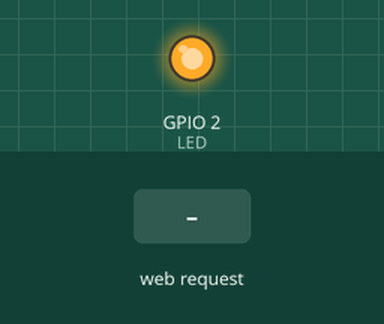
Recording of a sketch running on a simulated ESP8266 (NodeMCU). Shown: output pins drawn as LEDs (lit = HIGH). Inputs (shaded band) come from the test bench. WiFi joins after 1.5 s; servers stay silent unless stated; what the sketch prints to the serial monitor is not drawn.

Above: at 2.7 s.
2.8 s: HTTP request GET /ledOn received
At 3.8 s:
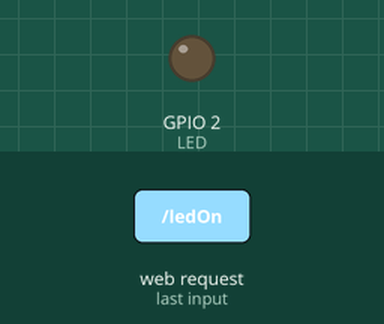
5.8 s: HTTP request GET /ledOff received
At 6.1 s:
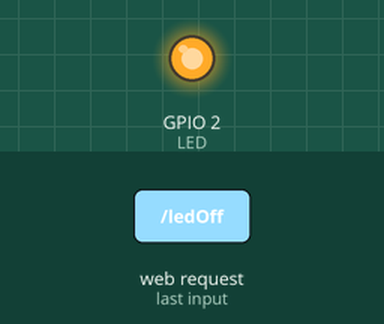
Timing chart, 0 to 8.8 s (numbered marks = the images above; inputs shaded):
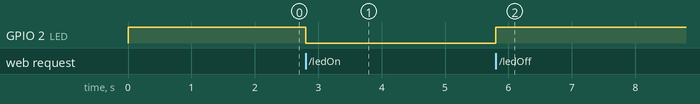

Measured:
- after the input at 2.8 s, GPIO 2 (LED): HIGH → LOW at once
- after the input at 5.8 s, GPIO 2 (LED): LOW → HIGH at once

The sketch:

WifiStaticIP.ino
```cpp
/*
 * ESP8266 NodeMCU LED Control over WiFi Demo
 * Using Static IP Address for ESP8266
 * https://circuits4you.com
 */
#include <ESP8266WiFi.h>
#include <WiFiClient.h>

//ESP Web Server Library to host a web page
#include <ESP8266WebServer.h>

//---------------------------------------------------------------
//Our HTML webpage contents in program memory
const char MAIN_page[] PROGMEM = R"=====(
  <!DOCTYPE html>
  <html>
  <body>
  <center>
  <h1>WiFi LED on off demo: 1</h1><br>
  Ciclk to turn <a href="ledOn">LED ON</a><br>
  Ciclk to turn <a href="ledOff">LED OFF</a><br>
  <hr>
  <a href="https://circuits4you.com">circuits4you.com</a>
  </center>

  </body>
  </html>
)=====";
//---------------------------------------------------------------


//Static IP address configuration
IPAddress staticIP(192, 168, 43, 90); //ESP static ip
IPAddress gateway(192, 168, 43, 1);   //IP Address of your WiFi Router (Gateway)
IPAddress subnet(255, 255, 255, 0);  //Subnet mask
IPAddress dns(8, 8, 8, 8);  //DNS


const char* deviceName = "circuits4you.com";

//On board LED Connected to GPIO2
#define LED 2

//SSID and Password of your WiFi router
const char* ssid = "yourWiFissid";
const char* password = "yourWiFipassword";

//Declare a global object variable from the ESP8266WebServer class.
ESP8266WebServer server(80); //Server on port 80

//===============================================================
// This routine is executed when you open its IP in browser
//===============================================================
void handleRoot() {
 Serial.println("You called root page");
 String s = MAIN_page; //Read HTML contents
 server.send(200, "text/html", s); //Send web page
}

void handleLEDon() {
 Serial.println("LED on page");
 digitalWrite(LED,LOW); //LED is connected in reverse
 server.send(200, "text/html", "LED is ON"); //Send ADC value only to client ajax request
}

void handleLEDoff() {
 Serial.println("LED off page");
 digitalWrite(LED,HIGH); //LED off
 server.send(200, "text/html", "LED is OFF"); //Send ADC value only to client ajax request
}
//==============================================================
//                  SETUP
//==============================================================
void setup(void){
  Serial.begin(115200);

  WiFi.begin(ssid, password);     //Connect to your WiFi router
  Serial.println("");

  //Onboard LED port Direction output
  pinMode(LED,OUTPUT);
  //Power on LED state off
  digitalWrite(LED,HIGH);

  WiFi.disconnect();  //Prevent connecting to wifi based on previous configuration

  WiFi.hostname(deviceName);      // DHCP Hostname (useful for finding device for static lease)
  WiFi.config(staticIP, subnet, gateway, dns);
  WiFi.begin(ssid, password);

  WiFi.mode(WIFI_STA); //WiFi mode station (connect to wifi router only

  // Wait for connection
  while (WiFi.status() != WL_CONNECTED) {
    delay(500);
    Serial.print(".");
  }

  //If connection successful show IP address in serial monitor
  Serial.println("");
  Serial.print("Connected to ");
  Serial.println(ssid);
  Serial.print("IP address: ");
  Serial.println(WiFi.localIP());  //IP address assigned to your ESP

  server.on("/", handleRoot);      //Which routine to handle at root location. This is display page
  server.on("/ledOn", handleLEDon); //as Per  <a href="ledOn">, Subroutine to be called
  server.on("/ledOff", handleLEDoff);

  server.begin();                  //Start server
  Serial.println("HTTP server started");
}
//==============================================================
//                     LOOP
//==============================================================
void loop(void){
  server.handleClient();          //Handle client requests
}
```
